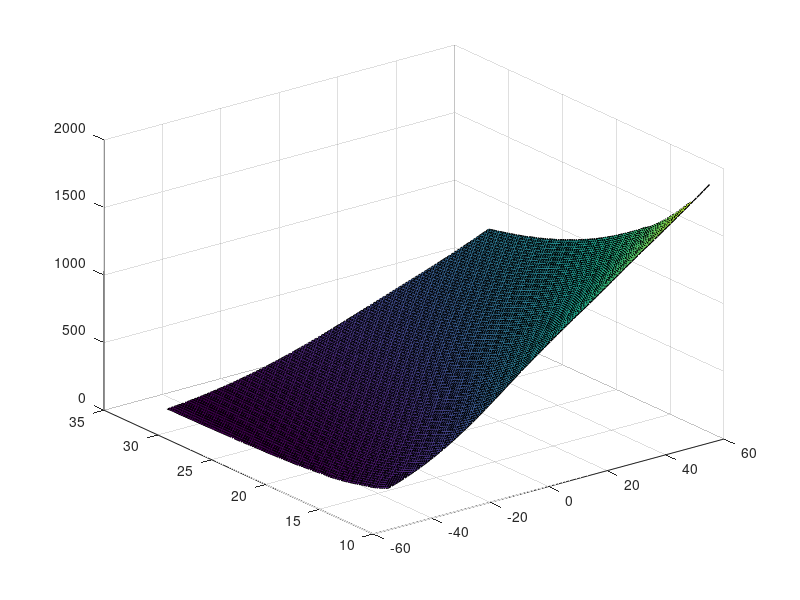

The MATLAB script that drew this image:
load("force_airgap_current.mat")
m = 200;
g = 9.81;
nHEMS = 4;
nHEMS_W = 2;
Ixx = 12.489414;
Iyy = 52.598747;
Izz = 53.106596;
x_lev = 0.505;
y_lev = 0.2;
z_lev = 0.1;
z_max = 0.0225;
z_min = 0.01;
y_max = 0.01;
y_min = -0.01;


%% 
current_ = current.';
surf(current_,airgap,fuerza);

%% 
resistance = fuerza;
for i = 1:100
    for j = 1:100
        resistance(i,j) = 0.1496;
    end
end

%% 
inductance = fuerza;
for i = 1:100
    for j = 1:100
        inductance(i,j) = 0.0016;
    end
end

%% 
temperature = linspace(0,300,100);
